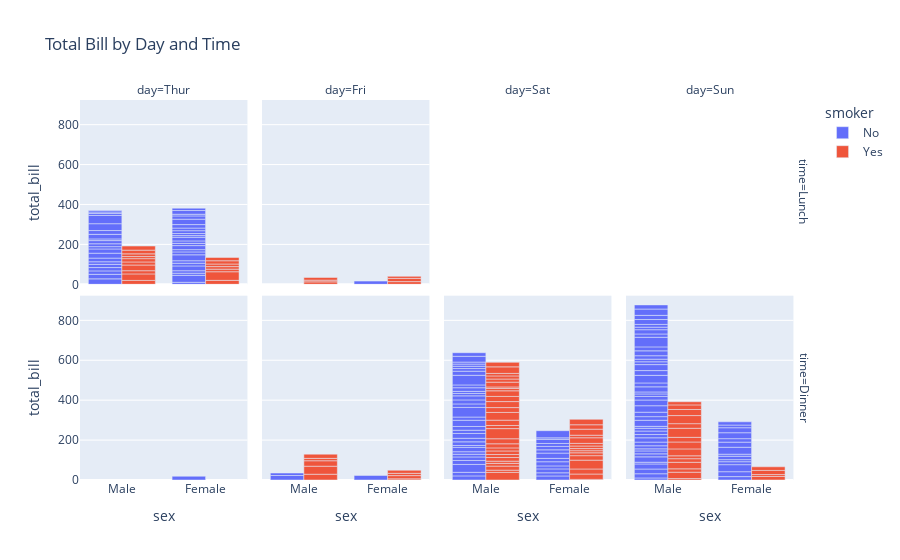

Write notebook code for a chart like this one.
### Markdown cell above
### Facetted subplots

### Code cell
from matplotlib.pyplot import bar
df = pl.from_pandas(px.data.tips())

fig = px.bar(
    data_frame=df,
    x="sex",
    y="total_bill",
    color="smoker",
    barmode="group",
    facet_row="time",
    facet_col="day",
    category_orders={
        "day": ["Thur", "Fri", "Sat", "Sun"],
        "time": ["Lunch", "Dinner"]
    },
    title="Total Bill by Day and Time"
)
fig.show()

### Figure 1 — Plotly figure (JSON) as saved in the notebook; plotly's stock layout.template omitted (floating-point values rounded to 4 significant figures)
{"data": [{"alignmentgroup": "True", "hovertemplate": "smoker=No<br>time=Lunch<br>day=Thur<br>sex=%{x}<br>total_bill=%{y}<extra></extra>", "legendgroup": "No", "marker": {"color": "#636efa", "pattern": {"shape": ""}}, "name": "No", "offsetgroup": "No", "orientation": "v", "showlegend": true, "textposition": "auto", "type": "bar", "x": ["Male", "Male", "Male", "Male", "Female", "Male", "Female", "Male", "Male", "Male", "Male", "Female", "Female", "Female", "Male", "Female", "Male", "Male", "Female", "Female", "Male", "Female", "Female", "Male", "Male", "Female", "Female", "Female", "Female", "Female", "Female", "Female", "Female", "Female", "Male", "Male", "Female", "Female", "Female", "Female", "Female", "Male", "Male", "Male"], "xaxis": "x5", "y": [27.2, 22.76, 17.29, 16.66, 10.07, 15.98, 34.83, 13.03, 18.28, 24.71, 21.16, 10.65, 12.43, 24.08, 11.69, 13.42, 14.26, 15.95, 12.48, 29.8, 8.52, 14.52, 11.38, 22.82, 19.08, 20.27, 11.17, 12.26, 18.26, 8.51, 10.33, 14.15, 13.16, 17.47, 34.3, 41.19, 27.05, 16.43, 8.35, 18.64, 11.87, 9.78, 7.51, 7.56], "yaxis": "y5"}, {"alignmentgroup": "True", "hovertemplate": "smoker=Yes<br>time=Lunch<br>day=Thur<br>sex=%{x}<br>total_bill=%{y}<extra></extra>", "legendgroup": "Yes", "marker": {"color": "#EF553B", "pattern": {"shape": ""}}, "name": "Yes", "offsetgroup": "Yes", "orientation": "v", "showlegend": true, "textposition": "auto", "type": "bar", "x": ["Male", "Male", "Male", "Female", "Male", "Male", "Male", "Male", "Female", "Female", "Male", "Male", "Female", "Female", "Female", "Male", "Female"], "xaxis": "x5", "y": [19.44, 32.68, 16.0, 19.81, 28.44, 15.48, 16.58, 10.34, 43.11, 13.0, 13.51, 18.71, 12.74, 13.0, 16.4, 20.53, 16.47], "yaxis": "y5"}, {"alignmentgroup": "True", "hovertemplate": "smoker=No<br>time=Dinner<br>day=Thur<br>sex=%{x}<br>total_bill=%{y}<extra></extra>", "legendgroup": "No", "marker": {"color": "#636efa", "pattern": {"shape": ""}}, "name": "No", "offsetgroup": "No", "orientation": "v", "showlegend": false, "textposition": "auto", "type": "bar", "x": ["Female"], "xaxis": "x", "y": [18.78], "yaxis": "y"}, {"alignmentgroup": "True", "hovertemplate": "smoker=No<br>time=Lunch<br>day=Fri<br>sex=%{x}<br>total_bill=%{y}<extra></extra>", "legendgroup": "No", "marker": {"color": "#636efa", "pattern": {"shape": ""}}, "name": "No", "offsetgroup": "No", "orientation": "v", "showlegend": false, "textposition": "auto", "type": "bar", "x": ["Female"], "xaxis": "x6", "y": [15.98], "yaxis": "y6"}, {"alignmentgroup": "True", "hovertemplate": "smoker=Yes<br>time=Lunch<br>day=Fri<br>sex=%{x}<br>total_bill=%{y}<extra></extra>", "legendgroup": "Yes", "marker": {"color": "#EF553B", "pattern": {"shape": ""}}, "name": "Yes", "offsetgroup": "Yes", "orientation": "v", "showlegend": false, "textposition": "auto", "type": "bar", "x": ["Male", "Female", "Male", "Male", "Female", "Female"], "xaxis": "x6", "y": [12.16, 13.42, 8.58, 13.42, 16.27, 10.09], "yaxis": "y6"}, {"alignmentgroup": "True", "hovertemplate": "smoker=No<br>time=Dinner<br>day=Fri<br>sex=%{x}<br>total_bill=%{y}<extra></extra>", "legendgroup": "No", "marker": {"color": "#636efa", "pattern": {"shape": ""}}, "name": "No", "offsetgroup": "No", "orientation": "v", "showlegend": false, "textposition": "auto", "type": "bar", "x": ["Male", "Female", "Male"], "xaxis": "x2", "y": [22.49, 22.75, 12.46], "yaxis": "y2"}, {"alignmentgroup": "True", "hovertemplate": "smoker=Yes<br>time=Dinner<br>day=Fri<br>sex=%{x}<br>total_bill=%{y}<extra></extra>", "legendgroup": "Yes", "marker": {"color": "#EF553B", "pattern": {"shape": ""}}, "name": "Yes", "offsetgroup": "Yes", "orientation": "v", "showlegend": false, "textposition": "auto", "type": "bar", "x": ["Male", "Female", "Female", "Male", "Male", "Male", "Male", "Female", "Female"], "xaxis": "x2", "y": [28.97, 5.75, 16.32, 40.17, 27.28, 12.03, 21.01, 11.35, 15.38], "yaxis": "y2"}, {"alignmentgroup": "True", "hovertemplate": "smoker=No<br>time=Dinner<br>day=Sat<br>sex=%{x}<br>total_bill=%{y}<extra></extra>", "legendgroup": "No", "marker": {"color": "#636efa", "pattern": {"shape": ""}}, "name": "No", "offsetgroup": "No", "orientation": "v", "showlegend": false, "textposition": "auto", "type": "bar", "x": ["Male", "Male", "Female", "Female", "Male", "Male", "Male", "Male", "Male", "Male", "Female", "Male", "Male", "Female", "Female", "Male", "Male", "Male", "Female", "Male", "Male", "Male", "Female", "Male", "Male", "Male", "Female", "Male", "Male", "Female", "Female", "Male", "Female", "Male", "Male", "Female", "Male", "Male", "Male", "Male", "Male", "Male", "Female", "Male", "Male"], "xaxis": "x3", "y": [20.65, 17.92, 20.29, 15.77, 39.42, 19.82, 17.81, 13.37, 12.69, 21.7, 19.65, 9.55, 18.35, 15.06, 20.69, 17.78, 24.06, 16.31, 16.93, 18.69, 31.27, 16.04, 26.41, 48.27, 17.59, 20.08, 16.45, 20.23, 12.02, 17.07, 14.73, 10.51, 20.92, 18.24, 14.0, 7.25, 48.33, 20.45, 13.28, 11.61, 10.77, 10.07, 35.83, 29.03, 17.82], "yaxis": "y3"}, {"alignmentgroup": "True", "hovertemplate": "smoker=Yes<br>time=Dinner<br>day=Sat<br>sex=%{x}<br>total_bill=%{y}<extra></extra>", "legendgroup": "Yes", "marker": {"color": "#EF553B", "pattern": {"shape": ""}}, "name": "Yes", "offsetgroup": "Yes", "orientation": "v", "showlegend": false, "textposition": "auto", "type": "bar", "x": ["Male", "Male", "Male", "Male", "Male", "Male", "Female", "Male", "Female", "Female", "Male", "Female", "Female", "Male", "Male", "Male", "Female", "Female", "Female", "Male", "Male", "Male", "Male", "Male", "Female", "Male", "Male", "Female", "Female", "Female", "Male", "Male", "Male", "Female", "Female", "Male", "Male", "Male", "Male", "Male", "Female", "Male"], "xaxis": "x3", "y": [38.01, 11.24, 20.29, 13.81, 11.02, 18.29, 3.07, 15.01, 26.86, 25.28, 17.92, 44.3, 22.42, 15.36, 20.49, 25.21, 14.31, 10.59, 10.63, 50.81, 15.81, 26.59, 38.73, 24.27, 12.76, 30.06, 25.89, 13.27, 28.17, 12.9, 28.15, 11.59, 7.74, 30.14, 22.12, 24.01, 15.69, 15.53, 12.6, 32.83, 27.18, 22.67], "yaxis": "y3"}, {"alignmentgroup": "True", "hovertemplate": "smoker=No<br>time=Dinner<br>day=Sun<br>sex=%{x}<br>total_bill=%{y}<extra></extra>", "legendgroup": "No", "marker": {"color": "#636efa", "pattern": {"shape": ""}}, "name": "No", "offsetgroup": "No", "orientation": "v", "showlegend": false, "textposition": "auto", "type": "bar", "x": ["Female", "Male", "Male", "Male", "Female", "Male", "Male", "Male", "Male", "Male", "Male", "Female", "Male", "Male", "Female", "Male", "Female", "Male", "Female", "Male", "Male", "Male", "Male", "Male", "Male", "Male", "Male", "Male", "Male", "Female", "Female", "Male", "Male", "Male", "Male", "Male", "Female", "Female", "Male", "Male", "Male", "Male", "Male", "Male", "Female", "Male", "Female", "Female", "Male", "Male", "Male", "Female", "Male", "Male", "Male", "Male", "Male"], "xaxis": "x4", "y": [16.99, 10.34, 21.01, 23.68, 24.59, 25.29, 8.77, 26.88, 15.04, 14.78, 10.27, 35.26, 15.42, 18.43, 14.83, 21.58, 10.33, 16.29, 16.97, 17.46, 13.94, 9.68, 30.4, 18.29, 22.23, 32.4, 28.55, 18.04, 12.54, 10.29, 34.81, 9.94, 25.56, 19.49, 38.07, 23.95, 25.71, 17.31, 29.93, 14.07, 13.13, 17.26, 24.55, 19.77, 29.85, 48.17, 25.0, 13.39, 16.49, 21.5, 12.66, 16.21, 13.81, 24.52, 20.76, 31.71, 20.69], "yaxis": "y4"}, {"alignmentgroup": "True", "hovertemplate": "smoker=Yes<br>time=Dinner<br>day=Sun<br>sex=%{x}<br>total_bill=%{y}<extra></extra>", "legendgroup": "Yes", "marker": {"color": "#EF553B", "pattern": {"shape": ""}}, "name": "Yes", "offsetgroup": "Yes", "orientation": "v", "showlegend": false, "textposition": "auto", "type": "bar", "x": ["Female", "Male", "Male", "Male", "Male", "Male", "Male", "Female", "Male", "Male", "Male", "Male", "Male", "Male", "Female", "Male", "Female", "Male", "Male"], "xaxis": "x4", "y": [17.51, 7.25, 31.85, 16.82, 32.9, 17.89, 14.48, 9.6, 34.63, 34.65, 23.33, 45.35, 23.17, 40.55, 20.9, 30.46, 18.15, 23.1, 15.69], "yaxis": "y4"}], "layout": {"annotations": [{"font": {}, "showarrow": false, "text": "day=Thur", "x": 0.115, "xanchor": "center", "xref": "paper", "y": 1, "yanchor": "bottom", "yref": "paper"}, {"font": {}, "showarrow": false, "text": "day=Fri", "x": 0.365, "xanchor": "center", "xref": "paper", "y": 1, "yanchor": "bottom", "yref": "paper"}, {"font": {}, "showarrow": false, "text": "day=Sat", "x": 0.615, "xanchor": "center", "xref": "paper", "y": 1, "yanchor": "bottom", "yref": "paper"}, {"font": {}, "showarrow": false, "text": "day=Sun", "x": 0.865, "xanchor": "center", "xref": "paper", "y": 1, "yanchor": "bottom", "yref": "paper"}, {"font": {}, "showarrow": false, "text": "time=Dinner", "textangle": 90, "x": 0.98, "xanchor": "left", "xref": "paper", "y": 0.2425, "yanchor": "middle", "yref": "paper"}, {"font": {}, "showarrow": false, "text": "time=Lunch", "textangle": 90, "x": 0.98, "xanchor": "left", "xref": "paper", "y": 0.7575, "yanchor": "middle", "yref": "paper"}], "barmode": "group", "legend": {"title": {"text": "smoker"}, "tracegroupgap": 0}, "title": {"text": "Total Bill by Day and Time"}, "xaxis": {"anchor": "y", "domain": [0, 0.23], "title": {"text": "sex"}}, "xaxis2": {"anchor": "y2", "domain": [0.25, 0.48], "matches": "x", "title": {"text": "sex"}}, "xaxis3": {"anchor": "y3", "domain": [0.5, 0.73], "matches": "x", "title": {"text": "sex"}}, "xaxis4": {"anchor": "y4", "domain": [0.75, 0.98], "matches": "x", "title": {"text": "sex"}}, "xaxis5": {"anchor": "y5", "domain": [0, 0.23], "matches": "x", "showticklabels": false}, "xaxis6": {"anchor": "y6", "domain": [0.25, 0.48], "matches": "x", "showticklabels": false}, "xaxis7": {"anchor": "y7", "domain": [0.5, 0.73], "matches": "x", "showticklabels": false}, "xaxis8": {"anchor": "y8", "domain": [0.75, 0.98], "matches": "x", "showticklabels": false}, "yaxis": {"anchor": "x", "domain": [0, 0.485], "title": {"text": "total_bill"}}, "yaxis2": {"anchor": "x2", "domain": [0, 0.485], "matches": "y", "showticklabels": false}, "yaxis3": {"anchor": "x3", "domain": [0, 0.485], "matches": "y", "showticklabels": false}, "yaxis4": {"anchor": "x4", "domain": [0, 0.485], "matches": "y", "showticklabels": false}, "yaxis5": {"anchor": "x5", "domain": [0.515, 1], "matches": "y", "title": {"text": "total_bill"}}, "yaxis6": {"anchor": "x6", "domain": [0.515, 1], "matches": "y", "showticklabels": false}, "yaxis7": {"anchor": "x7", "domain": [0.515, 1], "matches": "y", "showticklabels": false}, "yaxis8": {"anchor": "x8", "domain": [0.515, 1], "matches": "y", "showticklabels": false}}}
